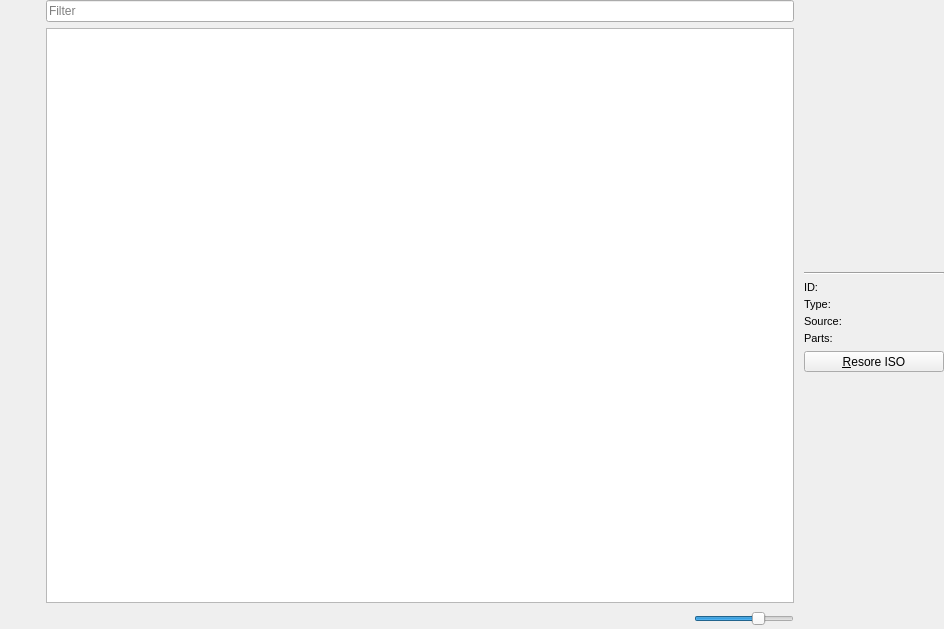
<?xml version="1.0" encoding="UTF-8"?>
<ui version="4.0">
 <class>GameCollectionActivity</class>
 <widget class="QWidget" name="GameCollectionActivity">
  <property name="geometry">
   <rect>
    <x>0</x>
    <y>0</y>
    <width>944</width>
    <height>629</height>
   </rect>
  </property>
  <property name="windowTitle">
   <string>Form</string>
  </property>
  <layout class="QHBoxLayout" name="horizontalLayout_2">
   <property name="leftMargin">
    <number>0</number>
   </property>
   <property name="topMargin">
    <number>0</number>
   </property>
   <property name="rightMargin">
    <number>0</number>
   </property>
   <property name="bottomMargin">
    <number>0</number>
   </property>
   <item>
    <widget class="QWidget" name="mp_toolbar" native="true">
     <property name="sizePolicy">
      <sizepolicy hsizetype="Fixed" vsizetype="Preferred">
       <horstretch>0</horstretch>
       <verstretch>0</verstretch>
      </sizepolicy>
     </property>
     <layout class="QVBoxLayout" name="verticalLayout_2">
      <property name="leftMargin">
       <number>0</number>
      </property>
      <property name="topMargin">
       <number>0</number>
      </property>
      <property name="rightMargin">
       <number>0</number>
      </property>
      <property name="bottomMargin">
       <number>0</number>
      </property>
      <item>
       <widget class="QToolButton" name="mp_btn_load">
        <property name="sizePolicy">
         <sizepolicy hsizetype="Expanding" vsizetype="Fixed">
          <horstretch>0</horstretch>
          <verstretch>0</verstretch>
         </sizepolicy>
        </property>
        <property name="text">
         <string notr="true"/>
        </property>
        <property name="iconSize">
         <size>
          <width>32</width>
          <height>32</height>
         </size>
        </property>
        <property name="shortcut">
         <string>Ctrl+O</string>
        </property>
        <property name="toolButtonStyle">
         <enum>Qt::ToolButtonTextUnderIcon</enum>
        </property>
        <property name="autoRaise">
         <bool>true</bool>
        </property>
       </widget>
      </item>
      <item>
       <widget class="QToolButton" name="mp_btn_reload">
        <property name="sizePolicy">
         <sizepolicy hsizetype="Expanding" vsizetype="Fixed">
          <horstretch>0</horstretch>
          <verstretch>0</verstretch>
         </sizepolicy>
        </property>
        <property name="text">
         <string notr="true"/>
        </property>
        <property name="iconSize">
         <size>
          <width>32</width>
          <height>32</height>
         </size>
        </property>
        <property name="toolButtonStyle">
         <enum>Qt::ToolButtonTextUnderIcon</enum>
        </property>
        <property name="autoRaise">
         <bool>true</bool>
        </property>
       </widget>
      </item>
      <item>
       <spacer name="mp_spacer_3">
        <property name="orientation">
         <enum>Qt::Vertical</enum>
        </property>
        <property name="sizeType">
         <enum>QSizePolicy::Fixed</enum>
        </property>
        <property name="sizeHint" stdset="0">
         <size>
          <width>20</width>
          <height>20</height>
         </size>
        </property>
       </spacer>
      </item>
      <item>
       <widget class="QToolButton" name="mp_btn_rename">
        <property name="sizePolicy">
         <sizepolicy hsizetype="Expanding" vsizetype="Fixed">
          <horstretch>0</horstretch>
          <verstretch>0</verstretch>
         </sizepolicy>
        </property>
        <property name="text">
         <string notr="true"/>
        </property>
        <property name="iconSize">
         <size>
          <width>32</width>
          <height>32</height>
         </size>
        </property>
        <property name="toolButtonStyle">
         <enum>Qt::ToolButtonTextUnderIcon</enum>
        </property>
        <property name="autoRaise">
         <bool>true</bool>
        </property>
       </widget>
      </item>
      <item>
       <widget class="QToolButton" name="mp_btn_edit">
        <property name="sizePolicy">
         <sizepolicy hsizetype="Expanding" vsizetype="Fixed">
          <horstretch>0</horstretch>
          <verstretch>0</verstretch>
         </sizepolicy>
        </property>
        <property name="text">
         <string notr="true"/>
        </property>
        <property name="iconSize">
         <size>
          <width>32</width>
          <height>32</height>
         </size>
        </property>
        <property name="toolButtonStyle">
         <enum>Qt::ToolButtonTextUnderIcon</enum>
        </property>
        <property name="autoRaise">
         <bool>true</bool>
        </property>
       </widget>
      </item>
      <item>
       <widget class="QToolButton" name="mp_btn_delete">
        <property name="sizePolicy">
         <sizepolicy hsizetype="Expanding" vsizetype="Fixed">
          <horstretch>0</horstretch>
          <verstretch>0</verstretch>
         </sizepolicy>
        </property>
        <property name="text">
         <string notr="true"/>
        </property>
        <property name="iconSize">
         <size>
          <width>32</width>
          <height>32</height>
         </size>
        </property>
        <property name="toolButtonStyle">
         <enum>Qt::ToolButtonTextUnderIcon</enum>
        </property>
        <property name="autoRaise">
         <bool>true</bool>
        </property>
       </widget>
      </item>
      <item>
       <widget class="QToolButton" name="mp_btn_install">
        <property name="sizePolicy">
         <sizepolicy hsizetype="Expanding" vsizetype="Preferred">
          <horstretch>0</horstretch>
          <verstretch>0</verstretch>
         </sizepolicy>
        </property>
        <property name="text">
         <string notr="true"/>
        </property>
        <property name="iconSize">
         <size>
          <width>32</width>
          <height>32</height>
         </size>
        </property>
        <property name="toolButtonStyle">
         <enum>Qt::ToolButtonTextUnderIcon</enum>
        </property>
        <property name="autoRaise">
         <bool>true</bool>
        </property>
       </widget>
      </item>
      <item>
       <spacer name="mp_spacer_2">
        <property name="orientation">
         <enum>Qt::Vertical</enum>
        </property>
        <property name="sizeHint" stdset="0">
         <size>
          <width>20</width>
          <height>40</height>
         </size>
        </property>
       </spacer>
      </item>
     </layout>
    </widget>
   </item>
   <item>
    <layout class="QVBoxLayout" name="mp_layout">
     <property name="rightMargin">
      <number>4</number>
     </property>
     <item>
      <widget class="QLineEdit" name="mp_edit_filter">
       <property name="placeholderText">
        <string>Filter</string>
       </property>
       <property name="clearButtonEnabled">
        <bool>true</bool>
       </property>
      </widget>
     </item>
     <item>
      <widget class="QTreeView" name="mp_tree_games">
       <property name="styleSheet">
        <string notr="true">::item {
	padding: 2px 0;
}</string>
       </property>
       <property name="alternatingRowColors">
        <bool>true</bool>
       </property>
       <property name="verticalScrollMode">
        <enum>QAbstractItemView::ScrollPerPixel</enum>
       </property>
       <property name="rootIsDecorated">
        <bool>false</bool>
       </property>
       <property name="itemsExpandable">
        <bool>false</bool>
       </property>
       <property name="sortingEnabled">
        <bool>true</bool>
       </property>
       <property name="headerHidden">
        <bool>true</bool>
       </property>
       <property name="expandsOnDoubleClick">
        <bool>false</bool>
       </property>
      </widget>
     </item>
     <item>
      <layout class="QHBoxLayout" name="mp_layout_2">
       <item>
        <widget class="QLabel" name="mp_label_directory">
         <property name="text">
          <string notr="true"/>
         </property>
        </widget>
       </item>
       <item>
        <spacer name="mp_spacer">
         <property name="orientation">
          <enum>Qt::Horizontal</enum>
         </property>
         <property name="sizeHint" stdset="0">
          <size>
           <width>40</width>
           <height>20</height>
          </size>
         </property>
        </spacer>
       </item>
       <item>
        <widget class="QSlider" name="mp_slider_icons_size">
         <property name="sizePolicy">
          <sizepolicy hsizetype="Fixed" vsizetype="Fixed">
           <horstretch>0</horstretch>
           <verstretch>0</verstretch>
          </sizepolicy>
         </property>
         <property name="minimumSize">
          <size>
           <width>100</width>
           <height>0</height>
          </size>
         </property>
         <property name="focusPolicy">
          <enum>Qt::NoFocus</enum>
         </property>
         <property name="toolTip">
          <string>Icons Size</string>
         </property>
         <property name="minimum">
          <number>1</number>
         </property>
         <property name="maximum">
          <number>4</number>
         </property>
         <property name="singleStep">
          <number>1</number>
         </property>
         <property name="pageStep">
          <number>1</number>
         </property>
         <property name="value">
          <number>3</number>
         </property>
         <property name="orientation">
          <enum>Qt::Horizontal</enum>
         </property>
        </widget>
       </item>
      </layout>
     </item>
    </layout>
   </item>
   <item>
    <widget class="QWidget" name="mp_widget_details_holder" native="true">
     <property name="sizePolicy">
      <sizepolicy hsizetype="Fixed" vsizetype="Preferred">
       <horstretch>0</horstretch>
       <verstretch>0</verstretch>
      </sizepolicy>
     </property>
     <property name="minimumSize">
      <size>
       <width>140</width>
       <height>0</height>
      </size>
     </property>
     <property name="maximumSize">
      <size>
       <width>140</width>
       <height>16777215</height>
      </size>
     </property>
     <layout class="QVBoxLayout" name="verticalLayout">
      <property name="leftMargin">
       <number>0</number>
      </property>
      <property name="topMargin">
       <number>0</number>
      </property>
      <property name="rightMargin">
       <number>0</number>
      </property>
      <property name="bottomMargin">
       <number>0</number>
      </property>
      <item>
       <widget class="QWidget" name="mp_widget_details" native="true">
        <property name="sizePolicy">
         <sizepolicy hsizetype="Fixed" vsizetype="Preferred">
          <horstretch>0</horstretch>
          <verstretch>0</verstretch>
         </sizepolicy>
        </property>
        <property name="minimumSize">
         <size>
          <width>140</width>
          <height>0</height>
         </size>
        </property>
        <property name="maximumSize">
         <size>
          <width>140</width>
          <height>16777215</height>
         </size>
        </property>
        <layout class="QVBoxLayout" name="verticalLayout_3">
         <property name="leftMargin">
          <number>0</number>
         </property>
         <property name="topMargin">
          <number>0</number>
         </property>
         <property name="rightMargin">
          <number>0</number>
         </property>
         <property name="bottomMargin">
          <number>0</number>
         </property>
         <item>
          <widget class="QLabel" name="mp_label_cover">
           <property name="sizePolicy">
            <sizepolicy hsizetype="Fixed" vsizetype="Fixed">
             <horstretch>0</horstretch>
             <verstretch>0</verstretch>
            </sizepolicy>
           </property>
           <property name="minimumSize">
            <size>
             <width>140</width>
             <height>200</height>
            </size>
           </property>
           <property name="maximumSize">
            <size>
             <width>140</width>
             <height>200</height>
            </size>
           </property>
           <property name="text">
            <string notr="true"/>
           </property>
           <property name="alignment">
            <set>Qt::AlignCenter</set>
           </property>
          </widget>
         </item>
         <item>
          <spacer name="mp_verticalSpacer_2">
           <property name="orientation">
            <enum>Qt::Vertical</enum>
           </property>
           <property name="sizeType">
            <enum>QSizePolicy::Fixed</enum>
           </property>
           <property name="sizeHint" stdset="0">
            <size>
             <width>20</width>
             <height>20</height>
            </size>
           </property>
          </spacer>
         </item>
         <item>
          <widget class="QLabel" name="mp_label_title">
           <property name="minimumSize">
            <size>
             <width>0</width>
             <height>40</height>
            </size>
           </property>
           <property name="font">
            <font>
             <weight>75</weight>
             <bold>true</bold>
            </font>
           </property>
           <property name="text">
            <string notr="true"/>
           </property>
           <property name="alignment">
            <set>Qt::AlignBottom|Qt::AlignHCenter</set>
           </property>
           <property name="wordWrap">
            <bool>true</bool>
           </property>
          </widget>
         </item>
         <item>
          <widget class="Line" name="mp_line">
           <property name="orientation">
            <enum>Qt::Horizontal</enum>
           </property>
          </widget>
         </item>
         <item>
          <widget class="QWidget" name="mp_widget_stats" native="true">
           <property name="font">
            <font>
             <pointsize>8</pointsize>
            </font>
           </property>
           <layout class="QFormLayout" name="formLayout">
            <property name="verticalSpacing">
             <number>4</number>
            </property>
            <property name="leftMargin">
             <number>0</number>
            </property>
            <property name="topMargin">
             <number>0</number>
            </property>
            <property name="rightMargin">
             <number>0</number>
            </property>
            <property name="bottomMargin">
             <number>0</number>
            </property>
            <item row="0" column="0">
             <widget class="QLabel" name="mp_label_2">
              <property name="text">
               <string>ID:</string>
              </property>
              <property name="textInteractionFlags">
               <set>Qt::NoTextInteraction</set>
              </property>
             </widget>
            </item>
            <item row="0" column="1">
             <widget class="QLabel" name="mp_label_id">
              <property name="text">
               <string notr="true"/>
              </property>
              <property name="textInteractionFlags">
               <set>Qt::TextSelectableByMouse</set>
              </property>
             </widget>
            </item>
            <item row="1" column="0">
             <widget class="QLabel" name="mp_label_4">
              <property name="text">
               <string>Type:</string>
              </property>
              <property name="textInteractionFlags">
               <set>Qt::NoTextInteraction</set>
              </property>
             </widget>
            </item>
            <item row="1" column="1">
             <widget class="QLabel" name="mp_label_type">
              <property name="text">
               <string notr="true"/>
              </property>
              <property name="textInteractionFlags">
               <set>Qt::TextSelectableByMouse</set>
              </property>
             </widget>
            </item>
            <item row="2" column="0">
             <widget class="QLabel" name="mp_label_6">
              <property name="text">
               <string>Source:</string>
              </property>
              <property name="textInteractionFlags">
               <set>Qt::NoTextInteraction</set>
              </property>
             </widget>
            </item>
            <item row="2" column="1">
             <widget class="QLabel" name="mp_label_source">
              <property name="text">
               <string notr="true"/>
              </property>
              <property name="textInteractionFlags">
               <set>Qt::TextSelectableByMouse</set>
              </property>
             </widget>
            </item>
            <item row="3" column="0">
             <widget class="QLabel" name="mp_label_8">
              <property name="text">
               <string>Parts:</string>
              </property>
              <property name="textInteractionFlags">
               <set>Qt::NoTextInteraction</set>
              </property>
             </widget>
            </item>
            <item row="3" column="1">
             <widget class="QLabel" name="mp_label_parts">
              <property name="text">
               <string notr="true"/>
              </property>
              <property name="textInteractionFlags">
               <set>Qt::TextSelectableByMouse</set>
              </property>
             </widget>
            </item>
           </layout>
          </widget>
         </item>
         <item>
          <widget class="QToolButton" name="mp_btn_restore_iso">
           <property name="sizePolicy">
            <sizepolicy hsizetype="Preferred" vsizetype="Fixed">
             <horstretch>0</horstretch>
             <verstretch>0</verstretch>
            </sizepolicy>
           </property>
           <property name="text">
            <string>&amp;Resore ISO</string>
           </property>
           <property name="icon">
            <iconset theme="edit-undo" resource="../Resources.qrc">
             <normaloff>:/icons/edit-undo</normaloff>:/icons/edit-undo</iconset>
           </property>
           <property name="toolButtonStyle">
            <enum>Qt::ToolButtonTextBesideIcon</enum>
           </property>
          </widget>
         </item>
         <item>
          <spacer name="mp_verticalSpacer">
           <property name="orientation">
            <enum>Qt::Vertical</enum>
           </property>
           <property name="sizeHint" stdset="0">
            <size>
             <width>20</width>
             <height>294</height>
            </size>
           </property>
          </spacer>
         </item>
        </layout>
       </widget>
      </item>
     </layout>
    </widget>
   </item>
  </layout>
  <action name="mp_action_edit">
   <property name="icon">
    <iconset theme="document-properties" resource="../Resources.qrc">
     <normaloff>:/icons/document-properties</normaloff>:/icons/document-properties</iconset>
   </property>
   <property name="text">
    <string>Edit</string>
   </property>
   <property name="toolTip">
    <string>Edit Game</string>
   </property>
   <property name="shortcut">
    <string>F4</string>
   </property>
  </action>
  <action name="mp_action_delete">
   <property name="icon">
    <iconset theme="edit-delete" resource="../Resources.qrc">
     <normaloff>:/icons/edit-delete</normaloff>:/icons/edit-delete</iconset>
   </property>
   <property name="text">
    <string>Delete</string>
   </property>
   <property name="toolTip">
    <string>Delete Game</string>
   </property>
   <property name="shortcut">
    <string>Del</string>
   </property>
  </action>
  <action name="mp_action_install">
   <property name="icon">
    <iconset theme="list-add" resource="../Resources.qrc">
     <normaloff>:/icons/list-add</normaloff>:/icons/list-add</iconset>
   </property>
   <property name="text">
    <string>Install</string>
   </property>
   <property name="toolTip">
    <string>Install Game</string>
   </property>
   <property name="shortcut">
    <string>Ins</string>
   </property>
  </action>
  <action name="mp_action_reload">
   <property name="icon">
    <iconset theme="view-refresh" resource="../Resources.qrc">
     <normaloff>:/icons/view-refresh</normaloff>:/icons/view-refresh</iconset>
   </property>
   <property name="text">
    <string>Reload</string>
   </property>
   <property name="toolTip">
    <string>Reload Collection</string>
   </property>
   <property name="shortcut">
    <string>F5</string>
   </property>
  </action>
  <action name="mp_action_load">
   <property name="icon">
    <iconset theme="document-open" resource="../Resources.qrc">
     <normaloff>:/icons/document-open</normaloff>:/icons/document-open</iconset>
   </property>
   <property name="text">
    <string>Open</string>
   </property>
   <property name="toolTip">
    <string>Open Collection</string>
   </property>
   <property name="shortcut">
    <string>Ctrl+O</string>
   </property>
  </action>
  <action name="mp_action_rename">
   <property name="icon">
    <iconset theme="document-edit" resource="../Resources.qrc">
     <normaloff>:/icons/document-edit</normaloff>:/icons/document-edit</iconset>
   </property>
   <property name="text">
    <string>Rename</string>
   </property>
   <property name="toolTip">
    <string>Rename Game</string>
   </property>
   <property name="shortcut">
    <string>F2</string>
   </property>
  </action>
 </widget>
 <tabstops>
  <tabstop>mp_tree_games</tabstop>
  <tabstop>mp_btn_restore_iso</tabstop>
  <tabstop>mp_btn_load</tabstop>
  <tabstop>mp_btn_reload</tabstop>
  <tabstop>mp_btn_rename</tabstop>
  <tabstop>mp_btn_edit</tabstop>
  <tabstop>mp_btn_delete</tabstop>
  <tabstop>mp_btn_install</tabstop>
  <tabstop>mp_edit_filter</tabstop>
 </tabstops>
 <resources>
  <include location="../Resources.qrc"/>
 </resources>
 <connections/>
</ui>
